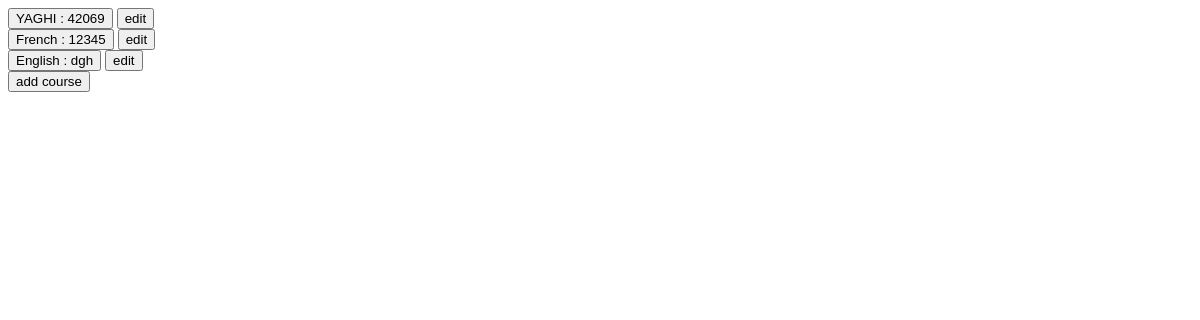
The page /courseList/ on the database as committed earlier.
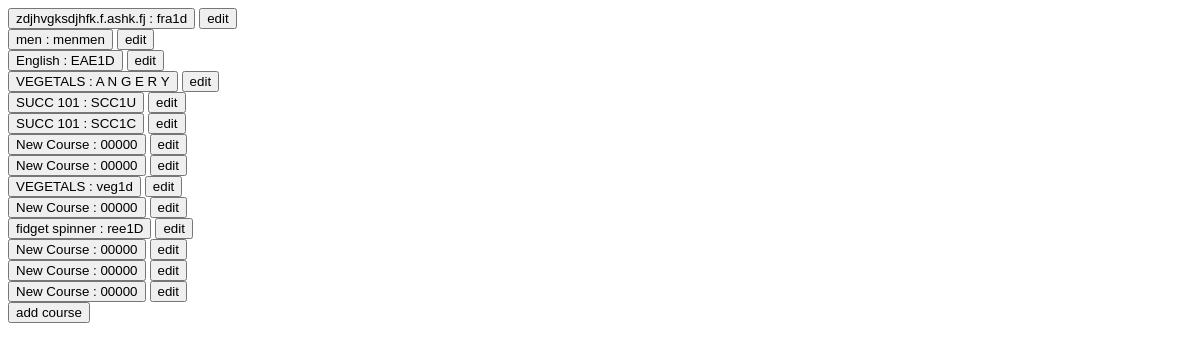
The same page on the database as committed later.
### CourseEditor/models.py (models this page shows)
class Course(models.Model):
    course_name = models.CharField(max_length=20, default='None')
    course_code = models.CharField(max_length=20, default='None')
    course_field_names = ['course_name','course_code']

### CourseEditor/views.py (the view, shortened to what this page needs)
def index(request):
    all_courses = Course.objects.all()
    return render(request, "CourseEditor/index.html", {'all_courses': all_courses})

### CourseEditor/templates/CourseEditor/index.html (shortened to what this page needs)
<!DOCTYPE html>
<html lang="en">
<head>
</head>
<body>
     <form method="POST" name='list'>
         {% for course in all_courses %}
         <button type = 'submit' name = 'view{{course.id}}' value = '1'>{{course.course_name}} : {{course.course_code}}</button>
         <button type = 'submit' name = 'edit{{course.id}}' value = '1'>edit</button>
         <br>
         {% endfor %}
         <button type = 'submit' name = 'add_course' value = '1'>add course</button>
    </form>
</body>
</html>

Rows that differ between the two databases and show on the page:
removed Course: course_name "YAGHI", course_code "42069"
removed Course: course_name "French", course_code "12345"
added Course: course_name "zdjhvgksdjhfk.f.ashk.fj", course_code "fra1d"
added Course: course_name "men", course_code "menmen"
changed Course "English": course_code "dgh" → "EAE1D"
added Course: course_name "VEGETALS", course_code "A N G E R Y"
added Course: course_name "SUCC 101", course_code "SCC1U"
added Course: course_name "SUCC 101", course_code "SCC1C"
added Course: course_name "New Course", course_code "00000"
added Course: course_name "New Course", course_code "00000"
added Course: course_name "VEGETALS", course_code "veg1d"
added Course: course_name "New Course", course_code "00000"
added Course: course_name "fidget spinner", course_code "ree1D"
added Course: course_name "New Course", course_code "00000"
added Course: course_name "New Course", course_code "00000"
added Course: course_name "New Course", course_code "00000"
